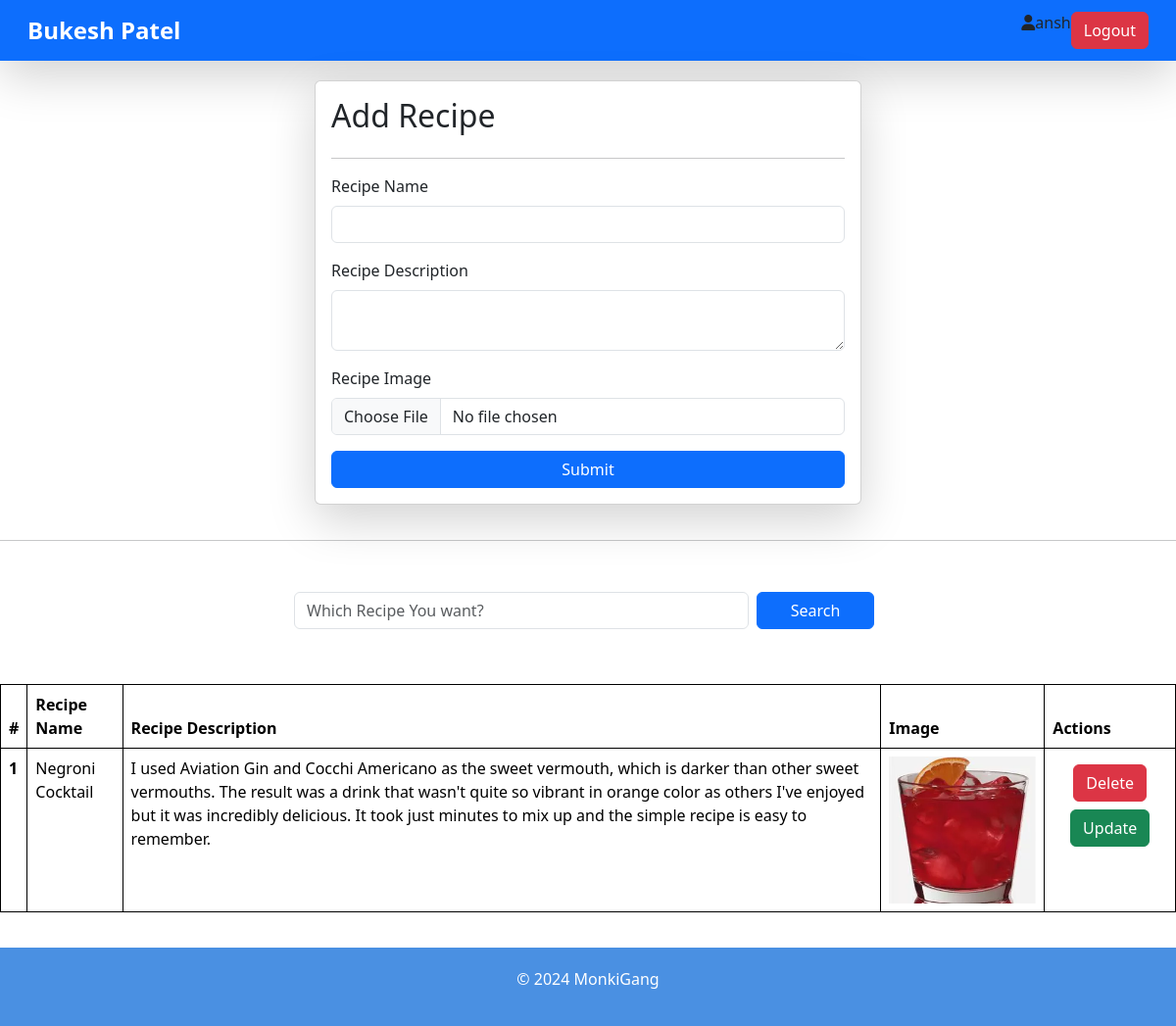
Page /recipes/ (signed in) on the committed database.
### Recipe/models.py (models this page shows, shortened)
class recipe(models.Model):
    user = models.ForeignKey(User, on_delete = models.SET_NULL, null = True, blank = True) #jo bhi common fields hogi woh pehle se daali hogi like username, firstrname, lastname, email, etc. Django provides these types of functionality
    recipe_name = models.CharField(max_length=100)
    slug = models.SlugField(unique=True) #link name better karne ke liye
    description = models.TextField()
    recipe_image = models.ImageField(upload_to="recipes_image")
    recipe_view_count = models.IntegerField(default=1)

### Recipe/views.py (the view, shortened to what this page needs)
# urls.py: path('recipes/', recipes, name='Recipes'),
@login_required(login_url="/login/")
def recipes(request):
    queryset = recipe.objects.all()
    if request.GET.get('search'):
        queryset = queryset.filter(recipe_name__icontains = request.GET.get('search')) #__icontains is used to check that the asked content is present in the data or not
    context = {'recipes' : queryset}
    return render(request, "recipe.html", context)

### Recipe/templates/recipe.html (shortened to what this page needs)
{% extends "base.html" %}
{% block start %}
<div class="container" mt-5 style="padding-top: 20px; padding-bottom: 20px;">
    <form class="col-6 mx-auto card p-3 shadow-lg " method="post" enctype="multipart/form-data">
        <h2>Add Recipe</h2>
        <hr>
        <div class="mb-3">
          <label for="exampleInputname" class="form-label">Recipe Name</label>
          <input name="recipe_name" required type="text" class="form-control" id="exampleInputEmail1" aria-describedby="emailHelp">
        </div>
        <div class="mb-3">
          <label for="exampleInputDescription" class="form-label">Recipe Description</label>
          <textarea class ="form-control" required name="description" ></textarea>
        </div>
        <div class="mb-3">
          <label for="exampleInputfile" class="form-label">Recipe Image</label>
          <input name="recipe_image" type="file" class="form-control" id="examplefile">
        </div>
        <button type="Add" class="btn btn-primary">Submit</button>
      </form>
</div>
<hr>
<div style="padding-top: 20px; padding-bottom: 20px;" class="mx-auto col-6 m-2">
    <form class="d-flex">
        <input name="search" type="text" class="form-control" placeholder="Which Recipe You want?">
        <button type="Add" style="min-width: 120px;" class="btn btn-primary m-2" >Search</button>
    </form>
</div>
<div style="padding-top: 20px; padding-bottom: 20px;">
      <table class="table">
        <thead>
          <tr>
            <th scope="col">#</th>
            <th scope="col">Recipe Name</th>
            <th scope="col">Recipe Description</th>
            <th scope="col">Image</th>
            <th scope="col">Actions</th>
          </tr>
        </thead>
        <tbody>
            {% for recipe in recipes %}
          <tr>
            <th scope="row">{{forloop.counter}}</th>
            <td>{{recipe.recipe_name}}</td>
            <td>{{recipe.description}}</td>
            <td style="text-align: center;">
                <img src = "/media/{{recipe.recipe_image}}"
                style = "height: 150px; object-fit: fill; contain: content;">
            </td>
            <td style="text-align: center;">
              <a href=" /delete_recipe/{{recipe.id}} " class="btn btn-danger m-2">Delete</a>
              <a href=" /update_recipe/{{recipe.slug}} " class="btn btn-success">Update</a>
            </td>
          </tr>
          {% endfor %}
        </tbody>
      </table>
</div>
{% endblock %}

### home/templates/base.html (shortened to what this page needs)
<!DOCTYPE html>
<html lang="en">
<head>
    <link href="https://cdn.jsdelivr.net/npm/bootstrap@5.3.3/dist/css/bootstrap.min.css" rel="stylesheet">
    <link rel="stylesheet" href="https://cdnjs.cloudflare.com/ajax/libs/font-awesome/6.0.0-beta3/css/all.min.css">
</head>
<body>
  <nav class="navbar dark bg-primary shadow-lg">
    <div class="container-fluid content">
        <a href="http://127.0.0.1:8000/students" class="navbar-brand" href="#">Bukesh Patel</a>
        <form class="d-flex" role="search">
            <p class="username">
                <i class="fa fa-user"></i>{{ request.user }}
            </p>
            {% if request.user.is_authenticated %}
            <a href="/logout/" class="btn btn-danger" type="submit">Logout</a>
            {% else %}
            <a href="/login/" class="btn btn-success" type="submit">Login</a>
            {% endif %}
        </form>
    </div>
  </nav>
    {% block start %}
    {% endblock %}
<footer class="footer" >
    <p>© 2024 MonkiGang</p>
</footer>
</body>
</html>

### home/templates/base.html (style rules this page uses)
table, th, td { border: 1px solid black; }
.navbar { padding: 0.5rem 1rem; }
.navbar-brand { font-size: 1.5rem; font-weight: bold; color: #fff; }
.d-flex { display: flex; align-items: center; }
.container-fluid { display: flex; justify-content: space-between; align-items: center; }
.content { flex: 1; }
body { min-height: 100vh; display: flex; flex-direction: column; }
.footer { flex-shrink: 0; background-color: #4a90e2; color: white; text-align: center; padding: 20px; margin-top: auto; left: 0; bottom: 0; right: 0; }

### rows in the picture
recipe: recipe_name "Negroni Cocktail", description "I used Aviation Gin and Cocchi Americano as the sweet vermouth, which is darker than other sweet vermouths. The result was a drink that wasn't quite so vibrant in orange color as others I've enjoyed but it was incredibly delicious. It took just minutes to mix up and the simple recipe is easy to remember.", recipe_image (picture)

### other values in the picture
{{ request.user }} "ansh"
